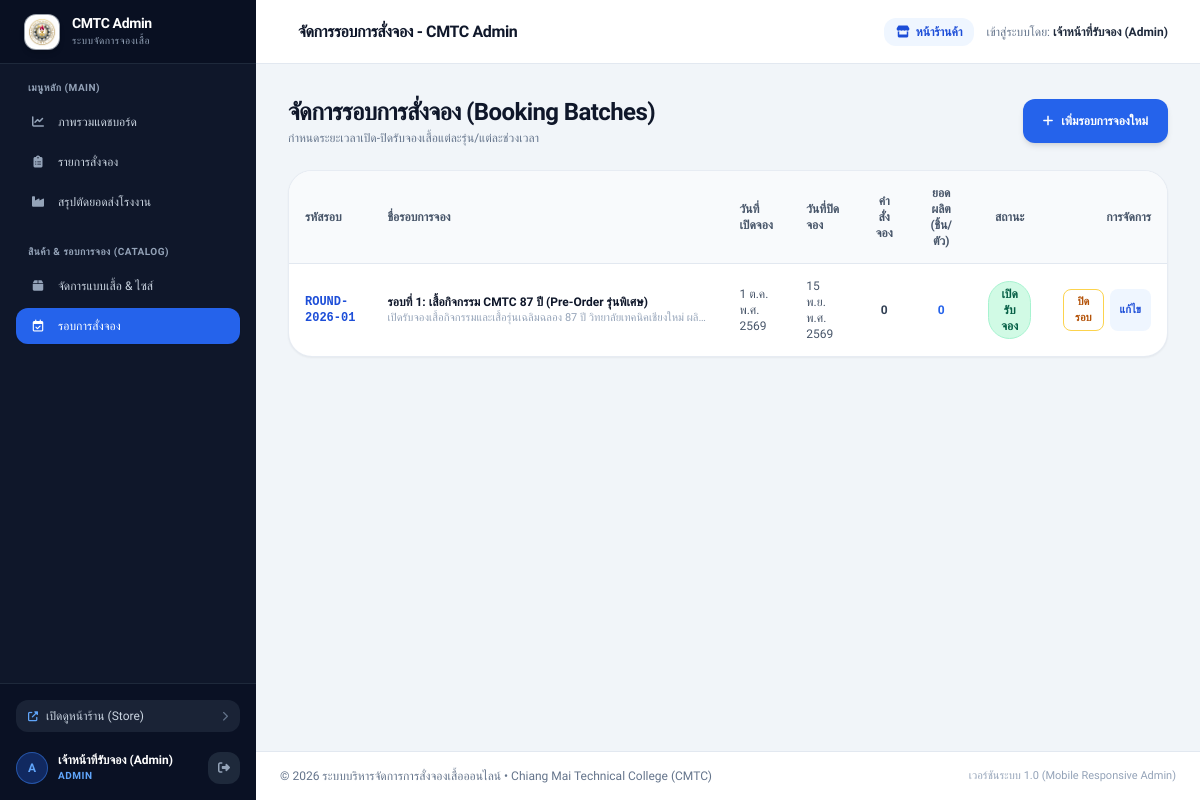
The app's page /admin/rounds.php (signed in) with its own data.
### tables this page shows
CREATE TABLE `booking_rounds` (
  `id` INT AUTO_INCREMENT PRIMARY KEY,
  `round_code` VARCHAR(50) NOT NULL UNIQUE,
  `round_name` VARCHAR(150) NOT NULL,
  `start_date` DATETIME NOT NULL,
  `end_date` DATETIME DEFAULT NULL,
  `is_active` TINYINT(1) NOT NULL DEFAULT 1,
  `description` TEXT DEFAULT NULL,
  `created_at` DATETIME NOT NULL DEFAULT CURRENT_TIMESTAMP,
  `updated_at` DATETIME NOT NULL DEFAULT CURRENT_TIMESTAMP ON UPDATE CURRENT_TIMESTAMP
);

### core/Helper.php (called while the page is built, shortened)
<?php
class Helper {
    public static function thaiDate($datetime, $showTime = true) {
        $timestamp = is_numeric($datetime) ? $datetime : strtotime($datetime);
        $thaiMonths = [
            1 => 'ม.ค.', 2 => 'ก.พ.', 3 => 'มี.ค.', 4 => 'เม.ย.',
            5 => 'พ.ค.', 6 => 'มิ.ย.', 7 => 'ก.ค.', 8 => 'ส.ค.',
            9 => 'ก.ย.', 10 => 'ต.ค.', 11 => 'พ.ย.', 12 => 'ธ.ค.'
        ];
        $day = date('j', $timestamp);
        $month = $thaiMonths[(int)date('n', $timestamp)];
        $year = (int)date('Y', $timestamp) + 543;
        $dateStr = "{$day} {$month} พ.ศ. {$year}";
        return $dateStr;
    }
}

### config/settings.php (called while the page is built, shortened)
<?php
function base_url($path = '') {
    $scriptName = str_replace('\\', '/', $_SERVER['SCRIPT_NAME'] ?? '');
    $scriptDir = dirname($scriptName);
    if ($scriptDir === '/' || $scriptDir === '\\' || $scriptDir === '.') {
        $base = '';
    } else {
        $base = preg_replace('/(\/admin|\/cron)$/', '', $scriptDir);
    }
    $cleanPath = ltrim($path, '/');
    if ($cleanPath === '') {
        return $base === '' ? '/' : $base;
    }
    return ($base === '' ? '' : $base) . '/' . $cleanPath;
}

### admin/rounds.php (the view, shortened to what this page needs)
<?php
require_once __DIR__ . '/../config/settings.php';
require_once __DIR__ . '/../core/Helper.php';
$pdo = Database::getInstance()->getConnection();
$rounds = $pdo->query("
    SELECT r.*,
           (SELECT COUNT(*) FROM orders WHERE round_id = r.id) as total_orders,
           (SELECT COALESCE(SUM(quantity), 0) FROM order_items oi JOIN orders o ON oi.order_id = o.id WHERE o.round_id = r.id AND o.status IN ('confirmed', 'completed')) as confirmed_pieces
    FROM booking_rounds r
    ORDER BY r.id DESC
")->fetchAll();
require_once __DIR__ . '/../includes/admin_header.php';
?>
<div class="max-w-7xl mx-auto px-4 sm:px-6 lg:px-8 py-8">
    <div class="mb-6 flex flex-col sm:flex-row sm:items-center justify-between gap-4">
        <div>
            <h1 class="text-2xl font-black text-slate-900 tracking-tight">จัดการรอบการสั่งจอง (Booking Batches)</h1>
            <p class="text-xs text-slate-500 mt-0.5">กำหนดระยะเวลาเปิด-ปิดรับจองเสื้อแต่ละรุ่น/แต่ละช่วงเวลา</p>
        </div>
        <button onclick="openRoundModal()" class="w-full sm:w-auto px-5 py-2.5 rounded-xl bg-blue-600 hover:bg-blue-700 text-white font-bold text-xs shadow-md transition flex items-center justify-center btn-touch">
            <i class="fas fa-plus mr-2"></i> เพิ่มรอบการจองใหม่
        </button>
    </div>
    <div class="hidden md:block bg-white rounded-3xl border border-slate-200/80 shadow-sm overflow-hidden">
        <div class="overflow-x-auto">
            <table class="w-full text-xs text-left">
                <thead class="bg-slate-50 text-slate-600 font-bold border-b border-slate-200">
                    <tr>
                        <th class="py-3.5 px-4">รหัสรอบ</th>
                        <th class="py-3.5 px-4">ชื่อรอบการจอง</th>
                        <th class="py-3.5 px-4">วันที่เปิดจอง</th>
                        <th class="py-3.5 px-4">วันที่ปิดจอง</th>
                        <th class="py-3.5 px-4 text-center">คำสั่งจอง</th>
                        <th class="py-3.5 px-4 text-center">ยอดผลิต (ชิ้น/ตัว)</th>
                        <th class="py-3.5 px-4 text-center">สถานะ</th>
                        <th class="py-3.5 px-4 text-right">การจัดการ</th>
                    </tr>
                </thead>
                <tbody class="divide-y divide-slate-100 text-slate-700">
                    <?php foreach ($rounds as $r): ?>
                        <tr class="hover:bg-slate-50/70 transition">
                            <td class="py-3.5 px-4 font-mono font-bold text-blue-700">
                                <?= htmlspecialchars($r['round_code']) ?>
                            </td>
                            <td class="py-3.5 px-4">
                                <div class="font-bold text-slate-900"><?= htmlspecialchars($r['round_name']) ?></div>
                                <div class="text-[11px] text-slate-400 truncate max-w-xs"><?= htmlspecialchars($r['description']) ?></div>
                            </td>
                            <td class="py-3.5 px-4 text-slate-600">
                                <?= Helper::thaiDate($r['start_date'], false) ?>
                            </td>
                            <td class="py-3.5 px-4 text-slate-600">
                                <?php if (!empty($r['end_date'])): ?>
                                    <?= Helper::thaiDate($r['end_date'], false) ?>
                                <?php else: ?>
                                    <span class="inline-flex items-center px-2 py-0.5 rounded-lg text-[11px] font-bold bg-emerald-50 text-emerald-700 border border-emerald-200">
                                        <i class="fas fa-infinity mr-1"></i> ไม่จำกัด (เปิดตลอด)
                                    </span>
                                <?php endif; ?>
                            </td>
                            <td class="py-3.5 px-4 text-center font-bold">
                                <?= number_format($r['total_orders']) ?>
                            </td>
                            <td class="py-3.5 px-4 text-center font-black text-blue-600">
                                <?= number_format($r['confirmed_pieces']) ?>
                            </td>
                            <td class="py-3.5 px-4 text-center">
                                <span class="inline-flex items-center px-2.5 py-1 rounded-full text-xs font-semibold <?= $r['is_active'] ? 'bg-emerald-100 text-emerald-800 border border-emerald-200' : 'bg-slate-100 text-slate-600' ?>">
                                    <?= $r['is_active'] ? 'เปิดรับจอง' : 'ปิดแล้ว' ?>
                                </span>
                            </td>
                            <td class="py-3.5 px-4 text-right">
                                <div class="inline-flex space-x-1.5">
                                    <form action="<?= base_url('admin/rounds.php') ?>" method="POST" class="inline">
                                        <button type="submit" class="px-2.5 py-1 rounded-lg border text-[11px] font-semibold <?= $r['is_active'] ? 'border-amber-300 text-amber-700 hover:bg-amber-50' : 'border-emerald-300 text-emerald-700 hover:bg-emerald-50' ?>">
                                            <?= $r['is_active'] ? 'ปิดรอบ' : 'เปิดรอบ' ?>
                                        </button>
                                    </form>
                                    <button onclick='editRound(<?= json_encode($r) ?>)' class="px-2.5 py-1 rounded-lg bg-blue-50 text-blue-700 hover:bg-blue-100 text-[11px] font-bold">
                                        แก้ไข
                                    </button>
                                </div>
                            </td>
                        </tr>
                    <?php endforeach; ?>
                </tbody>
            </table>
        </div>
    </div>
</div>
<?php require_once __DIR__ . '/../includes/admin_footer.php'; ?>

### assets/css/custom.css (style rules this page uses)
:root { --primary-color: #1e40af; --primary-light: #3b82f6; --primary-dark: #1e3a8a; --accent-color: #f59e0b; }
body { font-family: 'Prompt', 'Plus Jakarta Sans', -apple-system, BlinkMacSystemFont, "Segoe UI", Roboto, sans-serif; background-color: #f8fafc; color: #1e293b; -webkit-font-smoothing: antialiased; }
* { -webkit-tap-highlight-color: transparent; }
.btn-touch { min-height: 44px; touch-action: manipulation; }

### records on screen
booking_rounds: round_code "ROUND-2026-01", round_name "รอบที่ 1: เสื้อกิจกรรม CMTC 87 ปี (Pre-Order รุ่นพิเศษ)", description "เปิดรับจองเสื้อกิจกรรมและเสื้อรุ่นเฉลิมฉลอง 87 ปี วิทยาลัยเทคนิคเชียงใหม่ ผลิ…", start_date "1 ต.ค. พ.ศ. 2569", end_date "15 พ.ย. พ.ศ. 2569", total_orders "0", confirmed_pieces "0", is_active "เปิดรับจอง"

### other values on screen
substr($currentUser['username'], 0, 1) "A"
$currentUser['fullname'] "เจ้าหน้าที่รับจอง (Admin)"
$currentUser['role'] "ADMIN"
$pageTitle "จัดการรอบการสั่งจอง - CMTC Admin"
